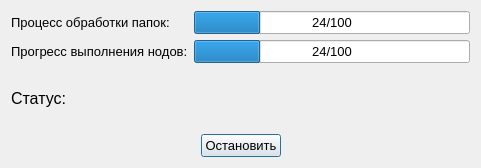
<?xml version="1.0" encoding="UTF-8"?>
<ui version="4.0">
 <class>DialogRunBuild</class>
 <widget class="QDialog" name="DialogRunBuild">
  <property name="geometry">
   <rect>
    <x>0</x>
    <y>0</y>
    <width>481</width>
    <height>168</height>
   </rect>
  </property>
  <property name="windowTitle">
   <string>Построение mash-объекта</string>
  </property>
  <layout class="QGridLayout" name="gridLayout_2">
   <item row="0" column="0">
    <layout class="QGridLayout" name="gridLayout">
     <item row="0" column="0">
      <widget class="QLabel" name="lFolder">
       <property name="font">
        <font>
         <pointsize>10</pointsize>
        </font>
       </property>
       <property name="text">
        <string>Процесс обработки папок:</string>
       </property>
      </widget>
     </item>
     <item row="1" column="0">
      <widget class="QLabel" name="lNode">
       <property name="font">
        <font>
         <pointsize>10</pointsize>
        </font>
       </property>
       <property name="text">
        <string>Прогресс выполнения нодов:</string>
       </property>
      </widget>
     </item>
     <item row="0" column="1">
      <widget class="QProgressBar" name="pbFolder">
       <property name="font">
        <font>
         <pointsize>10</pointsize>
        </font>
       </property>
       <property name="value">
        <number>24</number>
       </property>
       <property name="format">
        <string>%v/%m</string>
       </property>
      </widget>
     </item>
     <item row="1" column="1">
      <widget class="QProgressBar" name="pbNode">
       <property name="font">
        <font>
         <pointsize>10</pointsize>
        </font>
       </property>
       <property name="value">
        <number>24</number>
       </property>
       <property name="format">
        <string>%v/%m</string>
       </property>
      </widget>
     </item>
    </layout>
   </item>
   <item row="1" column="0">
    <widget class="QLabel" name="lState">
     <property name="font">
      <font>
       <pointsize>12</pointsize>
      </font>
     </property>
     <property name="text">
      <string>Статус:</string>
     </property>
    </widget>
   </item>
   <item row="2" column="0">
    <layout class="QHBoxLayout" name="horizontalLayout">
     <item>
      <spacer name="horizontalSpacer">
       <property name="orientation">
        <enum>Qt::Horizontal</enum>
       </property>
       <property name="sizeHint" stdset="0">
        <size>
         <width>40</width>
         <height>20</height>
        </size>
       </property>
      </spacer>
     </item>
     <item>
      <widget class="QPushButton" name="pushButton">
       <property name="font">
        <font>
         <pointsize>10</pointsize>
        </font>
       </property>
       <property name="text">
        <string>Остановить</string>
       </property>
      </widget>
     </item>
     <item>
      <spacer name="horizontalSpacer_2">
       <property name="orientation">
        <enum>Qt::Horizontal</enum>
       </property>
       <property name="sizeHint" stdset="0">
        <size>
         <width>40</width>
         <height>20</height>
        </size>
       </property>
      </spacer>
     </item>
    </layout>
   </item>
  </layout>
 </widget>
 <resources/>
 <connections/>
</ui>
